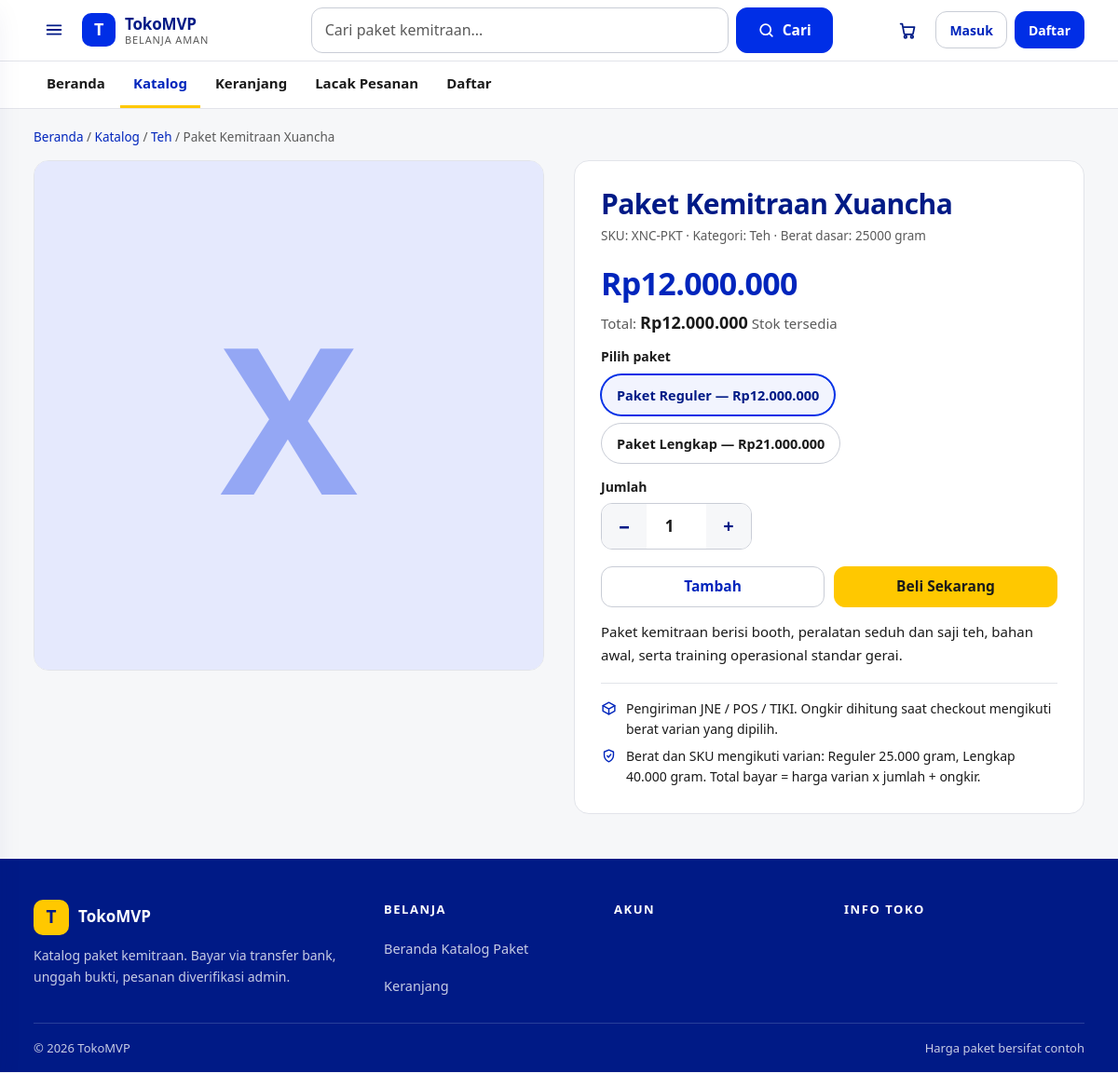
The app's page /products/paket-kemitraan-xuancha with its own data.
### tables this page shows
CREATE TABLE products (
  id INT UNSIGNED AUTO_INCREMENT PRIMARY KEY,
  category_id INT UNSIGNED NULL,
  name VARCHAR(200) NOT NULL,
  slug VARCHAR(220) NOT NULL,
  sku VARCHAR(80) NOT NULL,
  description TEXT NULL,
  price INT UNSIGNED NOT NULL DEFAULT 0 COMMENT 'IDR, harga dasar',
  compare_price INT UNSIGNED NULL,
  weight_gram INT UNSIGNED NOT NULL DEFAULT 0,
  status ENUM('draft','published','archived') NOT NULL DEFAULT 'draft',
  created_at DATETIME NOT NULL DEFAULT CURRENT_TIMESTAMP,
  updated_at DATETIME NOT NULL DEFAULT CURRENT_TIMESTAMP ON UPDATE CURRENT_TIMESTAMP,
  UNIQUE KEY uq_products_slug (slug),
  UNIQUE KEY uq_products_sku (sku),
  KEY idx_products_status (status),
  KEY idx_products_cat (category_id),
  FULLTEXT KEY ft_products (name, description),
  CONSTRAINT fk_prod_cat FOREIGN KEY (category_id) REFERENCES categories(id) ON DELETE SET NULL
);

CREATE TABLE categories (
  id INT UNSIGNED AUTO_INCREMENT PRIMARY KEY,
  name VARCHAR(120) NOT NULL,
  slug VARCHAR(150) NOT NULL,
  parent_id INT UNSIGNED NULL,
  created_at DATETIME NOT NULL DEFAULT CURRENT_TIMESTAMP,
  UNIQUE KEY uq_cat_slug (slug),
  CONSTRAINT fk_cat_parent FOREIGN KEY (parent_id) REFERENCES categories(id) ON DELETE SET NULL
);

CREATE TABLE product_variants (
  id INT UNSIGNED AUTO_INCREMENT PRIMARY KEY,
  product_id INT UNSIGNED NOT NULL,
  name VARCHAR(120) NOT NULL,
  sku VARCHAR(80) NOT NULL,
  price INT UNSIGNED NOT NULL DEFAULT 0,
  stock INT NOT NULL DEFAULT 0,
  weight_gram INT UNSIGNED NOT NULL DEFAULT 0,
  low_stock_threshold INT NOT NULL DEFAULT 5,
  status ENUM('active','inactive') NOT NULL DEFAULT 'active',
  UNIQUE KEY uq_variant_sku (sku),
  KEY idx_variant_product (product_id),
  CONSTRAINT fk_var_product FOREIGN KEY (product_id) REFERENCES products(id) ON DELETE CASCADE
);

### app/Controllers/StoreController.php (called while the page is built, shortened)
<?php
class StoreController
{
    private array $config;
    public function __construct()
    {
        $this->config = require Database::configPath();
    }
    private function base(string $title, string $desc = ''): array
    {
        return [
            'title' => $title,
            'meta_desc' => $desc ?: 'Belanja produk berkualitas dengan pengiriman ke seluruh Indonesia.',
            'canonical' => $this->config['app']['site_url'] . ($_SERVER['REQUEST_URI'] ?? '/'),
            'user' => Auth::user(),
            'config' => $this->config,
            'flash_success' => \App\Core\Helpers::flash('success'),
            'flash_error' => \App\Core\Helpers::flash('error'),
        ];
    }
    public function product(array $p): void
    {
        $product = Product::findBySlug($p['slug'] ?? '');
        View::layout('store/product', $this->base($product['name'], mb_substr(strip_tags($product['description']), 0, 160)) + [
            'product' => $product,
        ]);
    }
}

### public/index.php (called while the page is built, shortened)
<?php
$appRoot = dirname(__DIR__) . '/app';
$configFile = $appRoot . '/Config/config.php';
if (!file_exists($configFile)) {
    $configFile = $appRoot . '/Config/config.example.php';
}
$config = require $configFile;
$debug = !empty($config['app']['debug']);
$logDir = dirname(__DIR__) . '/storage/logs';
$errorLog = $logDir . '/php-errors.log';
spl_autoload_register(function (string $class) use ($appRoot): void {
    $rel = str_replace('\\', '/', substr($class, 4)) . '.php';
    $file = $appRoot . '/' . $rel;
});
$router = new App\Core\Router();
$router->get('/', [StoreController::class, 'home']);
$router->get('/products', [StoreController::class, 'catalog']);
$router->get('/search', [StoreController::class, 'search']);
$router->get('/categories/{slug}', [StoreController::class, 'category']);
$router->get('/products/{slug}', [StoreController::class, 'product']);
$router->get('/sitemap.xml', [StoreController::class, 'sitemap']);
$router->get('/robots.txt', [StoreController::class, 'robots']);
$router->get('/cart', [CartController::class, 'show']);
$router->post('/cart/add', [CartController::class, 'add']);
$router->post('/cart/update', [CartController::class, 'update']);
$router->post('/cart/clear', [CartController::class, 'clear']);
$router->get('/login', [AuthController::class, 'showLogin']);
$router->post('/login', [AuthController::class, 'login']);
$router->get('/login/2fa', [AuthController::class, 'showTwoFa']);
$router->post('/login/2fa', [AuthController::class, 'verifyTwoFa']);
$router->get('/register', [AuthController::class, 'showRegister']);
$router->post('/register', [AuthController::class, 'register']);
$router->post('/logout', [AuthController::class, 'logout']);
$router->get('/forgot-password', [AuthController::class, 'showForgot']);
$router->post('/forgot-password', [AuthController::class, 'forgot']);
$router->get('/reset-password', [AuthController::class, 'showReset']);
$router->post('/reset-password', [AuthController::class, 'reset']);
$router->get('/checkout', [CheckoutController::class, 'show']);
$router->post('/checkout/address', [CheckoutController::class, 'saveAddress']);
$router->post('/checkout/place', [CheckoutController::class, 'place']);
$router->get('/api/destinations', [CheckoutController::class, 'destSearch']);
$router->get('/api/shipping-cost', [CheckoutController::class, 'shipCost']);
$router->post('/api/promo-check', [CheckoutController::class, 'promoCheck']);
$router->get('/orders/{code}/payment', [CheckoutController::class, 'paymentPage']);
$router->post('/orders/{code}/payment/proof', [CheckoutController::class, 'uploadProof']);
$router->get('/proof/{id}', [CheckoutController::class, 'serveProof']);
$router->get('/account/orders', [AccountController::class, 'orders']);
$router->get('/account/orders/{code}', [AccountController::class, 'orderDetail']);
$router->post('/account/orders/{code}/reorder', [AccountController::class, 'reorder']);
$router->post('/account/orders/{code}/cancel', [AccountController::class, 'cancel']);
$router->get('/account/orders/{code}/track', [AccountController::class, 'track']);
$router->get('/account/addresses', [AccountController::class, 'addresses']);
$router->get('/account/profile', [AccountController::class, 'profile']);
$router->post('/account/profile', [AccountController::class, 'updateProfile']);
$router->get('/account/2fa', [AccountController::class, 'twoFa']);
$router->post('/account/2fa/enable', [AccountController::class, 'enableTwoFa']);
$router->post('/account/2fa/disable', [AccountController::class, 'disableTwoFa']);
$router->get('/admin', [AdminController::class, 'dashboard']);
$router->get('/admin/products', [AdminController::class, 'products']);
$router->get('/admin/products/new', [AdminController::class, 'productForm']);
$router->get('/admin/products/{id}/edit', [AdminController::class, 'productForm']);
$router->post('/admin/products/save', [AdminController::class, 'productSave']);
$router->post('/admin/stock/adjust', [AdminController::class, 'adjustStock']);
$router->get('/admin/orders', [AdminController::class, 'orders']);
$router->get('/admin/orders/{code}', [AdminController::class, 'orderDetail']);
$router->post('/admin/orders/{code}/transition', [AdminController::class, 'transition']);
$router->get('/admin/payments', [AdminController::class, 'payments']);
$router->post('/admin/orders/{code}/verify', [AdminController::class, 'verifyPayment']);
$router->get('/admin/banks', [AdminController::class, 'banks']);
$router->post('/admin/banks/save', [AdminController::class, 'bankSave']);
$router->get('/admin/audit-logs', [AdminController::class, 'auditLogs']);
$router->get('/dev/health', [DevController::class, 'health']);
$router->get('/dev/logs', [DevController::class, 'logs']);
$router->get('/dev/jobs', [DevController::class, 'jobs']);
$router->post('/dev/jobs/{id}/retry', [DevController::class, 'retryJob']);
$router->get('/dev/audit-logs', [DevController::class, 'auditLogs']);
try {
    $router->dispatch($_SERVER['REQUEST_METHOD'] ?? 'GET', $_SERVER['REQUEST_URI'] ?? '/');
} catch (Throwable $e) {
    @file_put_contents(
        $errorLog,
        date('Y-m-d H:i:s') . ' [DISPATCH] ' . $e->getMessage() . ' @ ' . $e->getFile() . ':' . $e->getLine() . "\n",
        FILE_APPEND | LOCK_EX
    );
    if (!headers_sent()) {
        http_response_code(500);
    }
    if ($debug) {
        echo '<h1>Error</h1><pre>' . htmlspecialchars($e->getMessage()) . '</pre>';
    } else {
        echo View::render('errors/500', ['title' => 'Terjadi kesalahan']);
    }
}

### app/Core/Database.php (called while the page is built, shortened)
<?php
class Database
{
    private static ?PDO $pdo = null;
    public static function pdo(array $config = []): PDO
    {
        if (self::$pdo !== null) {
            return self::$pdo;
        }
        $cfg = $config ?: require self::configPath();
        $db = $cfg['db'];
        $dsn = sprintf(
            'mysql:host=%s;port=%d;dbname=%s;charset=%s',
            $db['host'],
            (int)($db['port'] ?? 3306),
            $db['name'],
            $db['charset'] ?? 'utf8mb4'
        );
        $pdo = new PDO($dsn, $db['user'], $db['pass'], [
            PDO::ATTR_ERRMODE => PDO::ERRMODE_EXCEPTION,
            PDO::ATTR_DEFAULT_FETCH_MODE => PDO::FETCH_ASSOC,
            PDO::ATTR_EMULATE_PREPARES => false,
        ]);
        self::$pdo = $pdo;
        return $pdo;
    }
    public static function configPath(): string
    {
        $p = dirname(__DIR__) . '/Config/config.php';
        if (!file_exists($p)) {
            $p = dirname(__DIR__) . '/Config/config.example.php';
        }
        return $p;
    }
}

### app/Models/Product.php (called while the page is built, shortened)
<?php
class Product
{
    public static function findBySlug(string $slug): ?array
    {
        $st = Database::pdo()->prepare(
            "SELECT p.*, c.name AS category_name, c.slug AS category_slug
             FROM products p LEFT JOIN categories c ON c.id = p.category_id
             WHERE p.slug = ? LIMIT 1"
        );
        $st->execute([$slug]);
        $row = $st->fetch();
        $row['variants'] = self::variants((int)$row['id']);
        return $row;
    }
    public static function variants(int $productId): array
    {
        $st = Database::pdo()->prepare('SELECT * FROM product_variants WHERE product_id = ? AND status = "active" ORDER BY id');
        $st->execute([$productId]);
        return $st->fetchAll();
    }
}

### app/Core/Helpers.php (called while the page is built, shortened)
<?php
class Helpers
{
    public static function rupiah(int|float $n): string
    {
        return 'Rp' . number_format((float)$n, 0, ',', '.');
    }
}

### app/Views/store/product.php (the view, shortened to what this page needs)
<?php
$variants = $product['variants'] ?? [];
$hasStock = !empty($variants);
$brand = preg_replace('/^paket kemitraan\s+/i', '', trim($product['name']));
$initial = mb_strtoupper(mb_substr($brand !== '' ? $brand : trim($product['name']), 0, 1));
$totalStock = 0;
foreach ($variants as $v) { $totalStock += (int)$v['stock']; }
$stockTxt = !$hasStock || $totalStock <= 0 ? 'Stok habis' : ($totalStock <= 5 ? 'Sisa ' . $totalStock : 'Stok tersedia');
?>
<div class="wrap page">
  <nav class="crumbs" aria-label="Breadcrumb">
    <a href="/">Beranda</a> / <a href="/products">Katalog</a> /
    <?php if (!empty($product['category_slug'])): ?><a href="/products?category=<?= View::e($product['category_slug']) ?>"><?= View::e($product['category_name']) ?></a> /<?php endif; ?>
    <span><?= View::e($product['name']) ?></span>
  </nav>
  <div class="pd">
    <div class="pd__gal">
      <div class="pd__media" role="img" aria-label="Gambar <?= View::e($product['name']) ?>">
        <span class="p-ph" aria-hidden="true"><span class="p-ph__mark"><?= View::e($initial) ?></span></span>
      </div>
    </div>
    <div class="pd__body">
      <h1 class="pd__title"><?= View::e($product['name']) ?></h1>
      <p class="pd__meta">SKU: <?= View::e($product['sku']) ?> &middot; Kategori: <?= View::e($product['category_name'] ?? '-') ?> &middot; Berat dasar: <?= (int)($product['weight_gram'] ?? 0) ?> gram</p>
      <p class="pd__price" id="pd-price" aria-live="polite"><?= Helpers::rupiah($product['price']) ?></p>
      <p class="pd__total">Total: <strong id="pd-total"><?= Helpers::rupiah($product['price']) ?></strong> <span class="muted" id="pd-stock"><?= View::e($stockTxt) ?></span></p>
      <form method="post" action="/cart/add" id="pd-form">
        <div class="field">
          <span class="lbl" id="variant-label">Pilih paket</span>
          <?php if ($hasStock): ?>
          <div class="variants" role="radiogroup" aria-labelledby="variant-label">
            <?php foreach ($variants as $i => $v): ?>
              <label class="variant">
                <span><?= View::e($v['name']) ?> — <?= Helpers::rupiah($v['price']) ?></span>
              </label>
            <?php endforeach; ?>
          </div>
          <?php else: ?>
            <p class="field__err">Stok habis untuk semua varian.</p>
          <?php endif; ?>
        </div>
        <div class="field">
          <label class="lbl" for="qty">Jumlah</label>
          <div class="stepper">
            <button type="button" id="qty-minus" aria-label="Kurangi jumlah">−</button>
            <input type="number" name="qty" id="qty" value="1" min="1" max="99" inputmode="numeric" <?= $hasStock ? '' : 'disabled' ?>>
            <button type="button" id="qty-plus" aria-label="Tambah jumlah">+</button>
          </div>
        </div>
        <div class="buybar">
          <button type="submit" class="btn btn--ghost" <?= $hasStock ? '' : 'disabled' ?>>Tambah</button>
          <button type="button" class="btn btn--buy" id="buy-now" <?= $hasStock ? '' : 'disabled' ?>>Beli Sekarang</button>
        </div>
      </form>
      <div class="pd__desc"><?= nl2br(View::e($product['description'])) ?></div>
      <div class="pd__ship">
        <div class="pd__ship-row">
          <svg width="17" height="17" viewBox="0 0 24 24" fill="none" stroke="currentColor" stroke-width="2" stroke-linecap="round" stroke-linejoin="round" aria-hidden="true"><path d="M3 8l9-5 9 5v8l-9 5-9-5z"/><path d="M3 8l9 5 9-5M12 13v8"/></svg>
          <span>Pengiriman JNE / POS / TIKI. Ongkir dihitung saat checkout mengikuti berat varian yang dipilih.</span>
        </div>
        <div class="pd__ship-row">
          <svg width="17" height="17" viewBox="0 0 24 24" fill="none" stroke="currentColor" stroke-width="2" stroke-linecap="round" stroke-linejoin="round" aria-hidden="true"><path d="M12 3 5 6v5c0 5 3.4 8.4 7 10 3.6-1.6 7-5 7-10V6z"/><path d="m9.5 12 2 2 3.5-4"/></svg>
          <span>Berat dan SKU mengikuti varian: Reguler 25.000 gram, Lengkap 40.000 gram. Total bayar = harga varian x jumlah + ongkir.</span>
        </div>
      </div>
    </div>
  </div>
</div>

### app/Core/Router.php (shortened to what this page needs)
<?php
class Router
{
    private array $routes = [];
    private function add(string $method, string $path, callable|array $handler): void
    {
        $this->routes[] = [$method, $this->compile($path), $handler];
    }
    private function compile(string $path): string
    {
        $regex = preg_replace('#\{([a-zA-Z_][a-zA-Z0-9_]*)\}#', '(?P<$1>[^/]+)', $path);
        return '#^' . $regex . '$#';
    }
    public function dispatch(string $method, string $uri): void
    {
        $path = parse_url($uri, PHP_URL_PATH) ?? '/';
        foreach ($this->routes as [$m, $regex, $handler]) {
            if (preg_match($regex, $path, $matches)) {
                $params = array_filter($matches, 'is_string', ARRAY_FILTER_USE_KEY);
                if (is_array($handler)) {
                    [$class, $fn] = $handler;
                    (new $class())->$fn($params);
                } else {
                    $handler($params);
                }
                return;
            }
        }
    }
}

### records on screen
products: category.name "Teh", name "Paket Kemitraan Xuancha", name "X", sku "XNC-PKT", weight_gram "25000", description "Paket kemitraan berisi booth, peralatan seduh dan saji teh, bahan awal, serta training operasional standar gerai."
product_variants: name "Paket Reguler", price "Rp12.000.000"
product_variants: name "Paket Lengkap", price "Rp21.000.000"

### other values on screen
View::e(mb_substr($siteName, 0, 1)) "T"
View::e($siteName) "TokoMVP"
